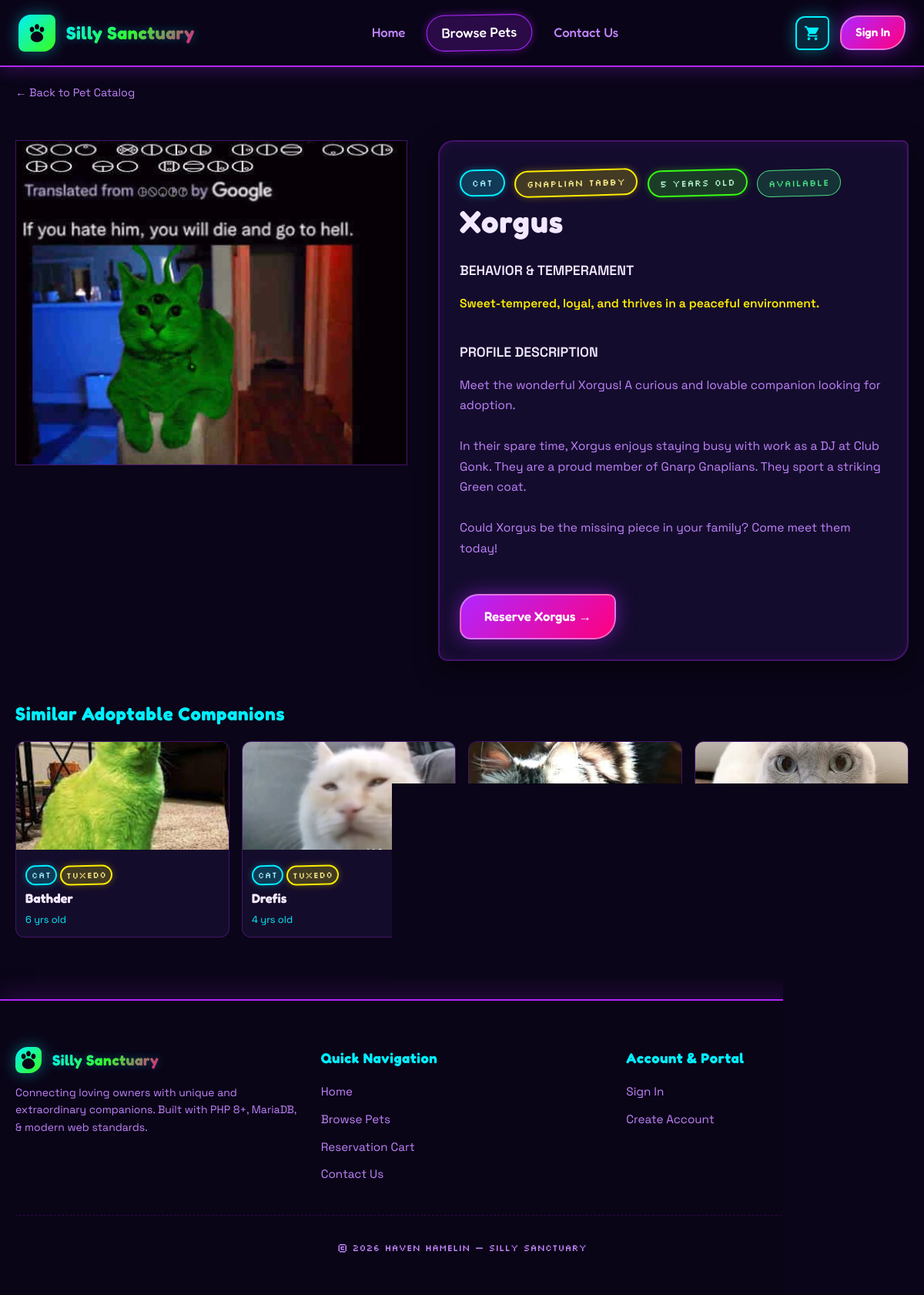
The page /animal_details.php?id=160 on the database its author committed.
### tables this page shows
CREATE TABLE `pets` (
  `id` int(11) NOT NULL,
  `name` varchar(200) NOT NULL,
  `animal` int(11) NOT NULL,
  `breed` int(255) NOT NULL,
  `age` int(11) NOT NULL,
  `description` text NOT NULL,
  `behavior` varchar(200) NOT NULL,
  `photo` varchar(255) NOT NULL,
  `status` varchar(50) NOT NULL DEFAULT 'Available'
);

CREATE TABLE `animal_types` (
  `id` int(11) NOT NULL,
  `type_name` varchar(100) NOT NULL
);

CREATE TABLE `breeds` (
  `id` int(11) NOT NULL,
  `breed_name` varchar(100) NOT NULL,
  `animal_type_id` int(11) NOT NULL
);

### animal_details.php (the view, shortened to what this page needs)
<?php
include_once ('includes/connect.php');
$pet = null;
$similar_pets = [];
if (isset($_GET['id'])) {
    $id = intval($_GET['id']);
    if (isset($conn) && !$conn->connect_error) {
        $sql = "SELECT pets.*, animal_types.type_name, breeds.breed_name
                FROM pets
                LEFT JOIN animal_types ON pets.animal = animal_types.id
                LEFT JOIN breeds ON pets.breed = breeds.id
                WHERE pets.id = ?";
        $stmt = $conn->prepare($sql);
        $stmt->bind_param("i", $id);
        $stmt->execute();
        $result = $stmt->get_result();
        if ($result && $result->num_rows > 0) {
            $pet = $result->fetch_assoc();
            $stmt_sim = $conn->prepare("
                SELECT pets.id, pets.name, pets.photo, pets.age, animal_types.type_name, breeds.breed_name
                FROM pets
                LEFT JOIN animal_types ON pets.animal = animal_types.id
                LEFT JOIN breeds ON pets.breed = breeds.id
                WHERE (pets.animal = ? OR pets.breed = ?) AND pets.id != ? AND pets.status = 'Available'
                ORDER BY RAND() LIMIT 4
            ");
            $stmt_sim->bind_param("iii", $pet['animal'], $pet['breed'], $id);
            $stmt_sim->execute();
            $sim_res = $stmt_sim->get_result();
            if ($sim_res) {
                while ($r = $sim_res->fetch_assoc()) $similar_pets[] = $r;
            }
        } else {
            $error_msg = "Selected pet could not be found in our adoption roster.";
        }
    } else {
        $error_msg = "Database error. Please try again later.";
    }
} else {
    $error_msg = "No pet selected for detailed viewing.";
}
include ('includes/header.php');
?>
    <link rel="stylesheet" href="www/css/animal_details.css">
</head>
<?php
include ('includes/navbar.php');
?>
<main class="container">
    <a href="browse.php" class="breadcrumb-link">&larr; Back to Pet Catalog</a>
    <?php if ($pet):
        $status = $pet['status'] ?? 'Available';
        $status_class = 'badge-status-available';
    ?>
        <div class="details-wrapper">
            <div class="details-image-container">
                <img src="<?= htmlspecialchars($pet['photo']); ?>" alt="<?= htmlspecialchars($pet['name']); ?>">
            </div>
            <div class="glass-card details-info">
                <div>
                    <div class="attribute-list">
                        <span class="badge badge-accent"><?= htmlspecialchars($pet['type_name'] ?? 'Pet'); ?></span>
                        <span class="badge badge-gold"><?= htmlspecialchars($pet['breed_name'] ?? 'Breed'); ?></span>
                        <span class="badge badge-green"><?= htmlspecialchars($pet['age']); ?> years old</span>
                        <span class="badge <?= $status_class ?>"><?= htmlspecialchars($status); ?></span>
                    </div>
                    <h1 class="details-header-title"><?= htmlspecialchars($pet['name']); ?></h1>
                </div>
                <div>
                    <div class="details-section-title">BEHAVIOR & TEMPERAMENT</div>
                    <p class="details-text" style="color: var(--neon-yellow); font-weight: 600;">
                        <?= htmlspecialchars($pet['behavior']); ?>
                    </p>
                </div>
                <div>
                    <div class="details-section-title">PROFILE DESCRIPTION</div>
                    <p class="details-text">
                        <?= nl2br(htmlspecialchars($pet['description'])); ?>
                    </p>
                </div>
                <div style="margin-top: 10px; display: flex; gap: 16px; align-items: center; flex-wrap: wrap;">
                    <?php if ($status === 'Available'): ?>
                        <a href="add_to_cart.php?id=<?= $pet['id'] ?>" class="btn btn-primary" style="padding: 14px 30px;">
                            Reserve <?= htmlspecialchars($pet['name']); ?> &rarr;
                        </a>
                    <?php else: ?>
                        <button class="btn btn-secondary" disabled style="opacity: 0.6; cursor: not-allowed; padding: 14px 30px;">
                            Currently <?= htmlspecialchars($status) ?>
                        </button>
                    <?php endif; ?>
                </div>
            </div>
        </div>
        <?php if (!empty($similar_pets)): ?>
            <div style="margin-top: 50px;">
                <h3 style="color: var(--neon-cyan); font-family: var(--font-heading); font-size: 1.5rem; margin-bottom: 12px;">Similar Adoptable Companions</h3>
                <div class="similar-grid">
                    <?php foreach ($similar_pets as $sim): ?>
                        <a href="animal_details.php?id=<?= $sim['id'] ?>" class="similar-card">
                            <img src="<?= htmlspecialchars($sim['photo']) ?>" alt="<?= htmlspecialchars($sim['name']) ?>">
                            <div class="similar-card-body">
                                <div style="display: flex; gap: 4px; margin-bottom: 4px;">
                                    <span class="badge badge-accent" style="font-size: 0.7rem; padding: 2px 6px;"><?= htmlspecialchars($sim['type_name'] ?? 'Pet') ?></span>
                                    <span class="badge badge-gold" style="font-size: 0.7rem; padding: 2px 6px;"><?= htmlspecialchars($sim['breed_name'] ?? 'Breed') ?></span>
                                </div>
                                <strong style="color: var(--text-main); font-size: 1.05rem; font-family: var(--font-heading);"><?= htmlspecialchars($sim['name']) ?></strong>
                                <div style="font-size: 0.8rem; color: var(--neon-cyan); margin-top: 4px;"><?= htmlspecialchars($sim['age']) ?> yrs old</div>
                            </div>
                        </a>
                    <?php endforeach; ?>
                </div>
            </div>
        <?php endif; ?>
    <?php endif; ?>
</main>
<?php include ('includes/footer.php'); ?>

### www/css/theme.css (style rules this page uses)
:root { --bg-dark: #0a0518; --bg-surface: rgba(23, 15, 48, 0.85); --bg-surface-elevated: rgba(43, 27, 84, 0.8); --bg-card: rgba(18, 10, 38, 0.75); --neon-green: #39ff14; --neon-purple: #b026ff; --neon-cyan: #00f0ff; --neon-pink: #ff007f; --neon-yellow: #ffee00; --border-color: rgba(176, 38, 255, 0.3); --border-highlight: #00f0ff; --text-main: #f3e8ff; --text-muted: #c084fc; --text-dim: #9333ea; --primary-gradient: linear-gradient(135deg, #b026ff 0%, #ff007f 100%); --accent-gradient: linear-gradient(135deg, #00f0ff 0%, #39ff14 100%); --cosmic-gradient: linear-gradient(135deg, #7e22ce 0%, #3b82f6 50%, #10b981 100%); --danger-gradient: linear-gradient(135deg, #ff007f 0%, #ef4444 100%); --font-heading: 'Fredoka', cursive, sans-serif; --font-body: 'Space Grotesk', sans-serif; --font-pixel: 'Silkscreen', monospace; --radius-wobbly: 24px 10px 28px 14px; --radius-card: 20px 8px 24px 12px; --radius-pill: 9999px; --navbar-height: 85px; --glass-backdrop: blur(14px) saturate(190%); --glow-cyan: 0 0 20px rgba(0, 240, 255, 0.4); --glow-purple: 0 0 25px rgba(176, 38, 255, 0.5); --glow-green: 0 0 20px rgba(57, 255, 20, 0.4); }
* { box-sizing: border-box; }
html, body { margin: 0; padding: 0; background-color: var(--bg-dark); color: var(--text-main); font-family: var(--font-body); font-size: 16px; line-height: 1.6; min-height: 100vh; display: flex; flex-direction: column; overflow-x: hidden; }
body::before { content: ''; position: fixed; top: 0; left: 0; width: 100vw; height: 100vh; background: radial-gradient(2px 2px at 20px 30px, #ffffff, rgba(0,0,0,0)), radial-gradient(2px 2px at 40px 70px, #00f0ff, rgba(0,0,0,0)), radial-gradient(1px 1px at 90px 40px, #ff007f, rgba(0,0,0,0)), radial-gradient(2px 2px at 160px 120px, #39ff14, rgba(0,0,0,0)), radial-gradient(circle at 15% 25%, rgba(176, 38, 255, 0.2) 0%, transparent 45%), radial-gradient(circle at 85% 75%, rgba(0, 240, 255, 0.18) 0%, transparent 45%); background-repeat: repeat; background-size: 200px 200px, 300px 300px, 250px 250px, 350px 350px, 100% 100%, 100% 100%; pointer-events: none; z-index: -1; }
h1, h2, h3, h4, h5, h6 { font-family: var(--font-heading); color: var(--text-main); margin-top: 0; letter-spacing: 0.03em; }
a { color: var(--neon-cyan); text-decoration: none; transition: all 0.2s ease; }
.container { width: 100%; max-width: 1200px; margin: 0 auto; padding: 20px; flex: 1; }
.badge { display: inline-flex; align-items: center; gap: 8px; padding: 6px 14px; border-radius: var(--radius-pill); font-family: var(--font-pixel); font-size: 0.75rem; letter-spacing: 0.05em; text-transform: uppercase; background: var(--bg-surface-elevated); border: 2px solid var(--border-color); color: var(--text-main); transform: rotate(-1.5deg); transition: transform 0.2s ease; }
.badge-accent { background: rgba(0, 240, 255, 0.2); border-color: var(--neon-cyan); color: #a5f3fc; box-shadow: 0 0 10px rgba(0, 240, 255, 0.3); }
.badge-gold { background: rgba(255, 238, 0, 0.2); border-color: var(--neon-yellow); color: #fef08a; box-shadow: 0 0 10px rgba(255, 238, 0, 0.3); }
.badge-green { background: rgba(57, 255, 20, 0.2); border-color: var(--neon-green); color: #bbf7d0; box-shadow: 0 0 10px rgba(57, 255, 20, 0.3); }
.btn { display: inline-flex; align-items: center; justify-content: center; gap: 10px; padding: 12px 24px; border-radius: var(--radius-wobbly); font-family: var(--font-heading); font-size: 1.05rem; font-weight: 600; cursor: pointer; border: 2px solid transparent; outline: none; transition: all 0.25s cubic-bezier(0.34, 1.56, 0.64, 1); text-decoration: none; }
.btn-primary { background: var(--primary-gradient); color: #ffffff; border-color: rgba(255, 255, 255, 0.4); box-shadow: var(--glow-purple); }
.glass-card { background: var(--bg-surface); backdrop-filter: var(--glass-backdrop); -webkit-backdrop-filter: var(--glass-backdrop); border: 2px solid var(--border-color); border-radius: var(--radius-card); padding: 26px; box-shadow: 0 10px 30px rgba(0, 0, 0, 0.5), inset 0 0 15px rgba(176, 38, 255, 0.1); transition: all 0.3s ease; }

### rows shown on the page
pets: photo (picture), animal.type_name "CAT", breed.breed_name "GNAPLIAN TABBY", age "5", status "AVAILABLE", name "Xorgus", behavior "Sweet-tempered, loyal, and thrives in a peaceful environment.", description "Meet the wonderful Xorgus! A curious and lovable companion looking for adoption. In their spare time, Xorgus enjoys staying busy with work as a DJ at Club Gonk. They are a proud member of Gnarp Gnaplians. They sport a striking Green coat. Could Xorgus be the missing piece in your family? Come meet them today!"
pets: photo (picture), animal.type_name "CAT", breed.breed_name "TUXEDO", name "Bathder", age "6"
pets: photo (picture), animal.type_name "CAT", breed.breed_name "TUXEDO", name "Drefis", age "4"
pets: photo (picture)
pets: photo (picture)
